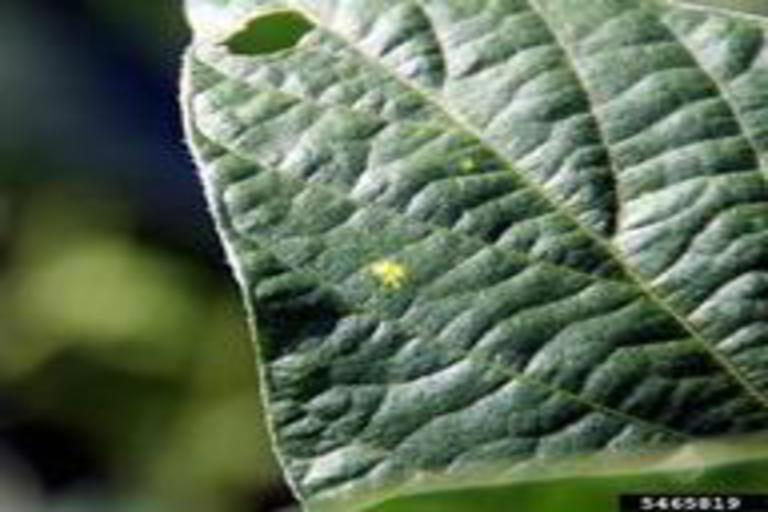
%> input picture downy mildew/downy mildew/10768x512.jpg, 768 x 512 px
$ octave img_processing.m   (GNU Octave 9; MATLAB toolbox functions it lacks are replaced by stand-ins)
%> lines starting %> are read from the running program, lines starting %| are printed output that depends on the picture; in (x1, y1, x2, y2) boxes, pixels count from 0 and x2, y2 are one past the last pixel; in counts of white or black regions, pixels touching at a corner belong together; the program's own positions count from 1
[filename, pathname] = uigetfile({'*.*';'*.bmp';'*.jpg';'*.gif'}, 'Pick a Leaf Image File');
%> the answer given: 10768x512.jpg
I = imread([pathname,filename]);
%> I is the input picture: size 512x768x3 uint8; mean R, G, B 90.7, 107.2, 84.4
I = imresize(I,[256,256]);
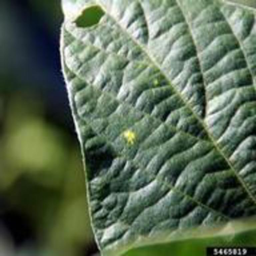
%> I: size 256x256x3 uint8; mean R, G, B 90.7, 107.2, 84.4
%figure, imshow(I); title('Query Leaf Image');

% Enhance Contrast
I = imadjust(I,stretchlim(I));
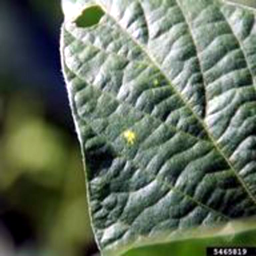
%> I: size 256x256x3 uint8; mean R, G, B 98.6, 110.6, 92.8
figure, imshow(I);title('Contrast Enhanced');

% Otsu Segmentation
I_Otsu = im2bw(I,graythresh(I));
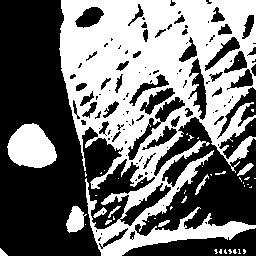
%> I_Otsu: size 256x256 logical; 44.9% white; 47 white regions (36 under 20 px), largest, box (x1, y1, x2, y2) and area: (59, 0, 256, 256) 26881, (7, 123, 57, 168) 1611, (66, 206, 87, 233) 355
% Conversion to HIS
%> (the run ends here)

$ run again, on downy mildew/downy mildew/12768x512.jpg
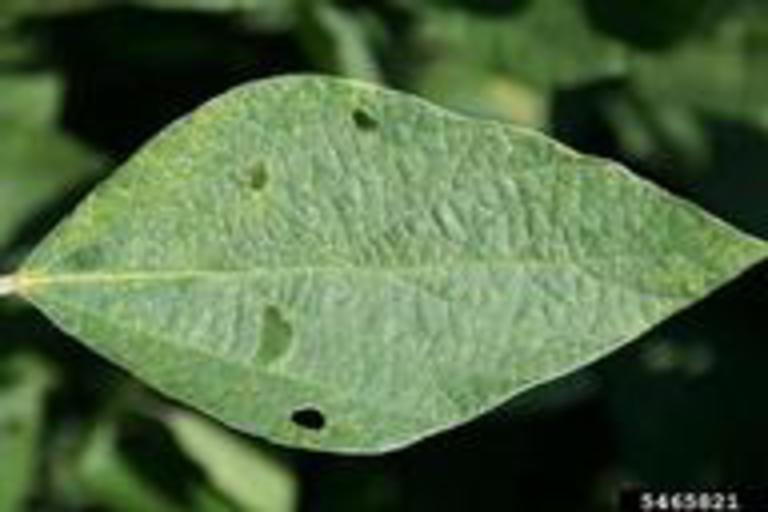
%> input picture downy mildew/downy mildew/12768x512.jpg, 768 x 512 px
%> I is the input picture: size 512x768x3 uint8; mean R, G, B 80.2, 104.5, 66.9
%> `I = imadjust(I,stretchlim(I));`:
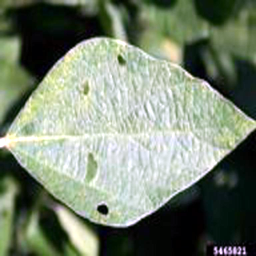
%> I: size 256x256x3 uint8; mean R, G, B 120.8, 132.1, 113.7
%> `I_Otsu = im2bw(I,graythresh(I));`:
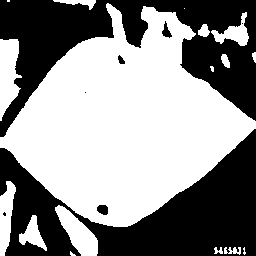
%> I_Otsu: size 256x256 logical; 55.9% white; 8 black regions (3 under 20 px), largest, box (x1, y1, x2, y2) and area: (0, 129, 256, 256) 14538, (0, 0, 256, 137) 14161, (97, 205, 108, 215) 90, (162, 21, 172, 38) 81, (118, 55, 125, 64) 40

$ run again, on downy mildew/downy mildew/14768x512.jpg
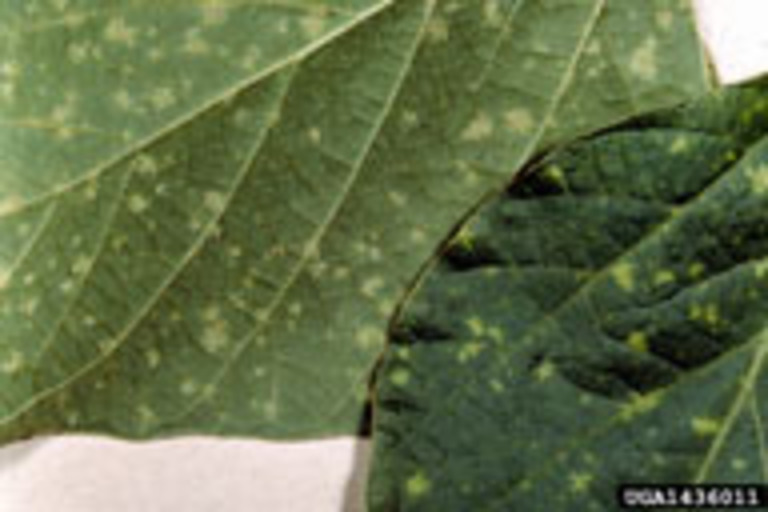
%> input picture downy mildew/downy mildew/14768x512.jpg, 768 x 512 px
%> I is the input picture: size 512x768x3 uint8; mean R, G, B 98.9, 112.5, 73.9
%> `I = imresize(I,[256,256]);`:
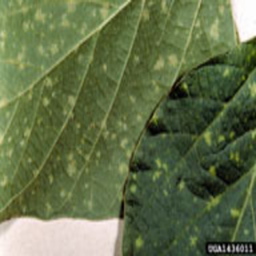
%> I: size 256x256x3 uint8; mean R, G, B 98.9, 112.5, 73.9
%> `I_Otsu = im2bw(I,graythresh(I));`:
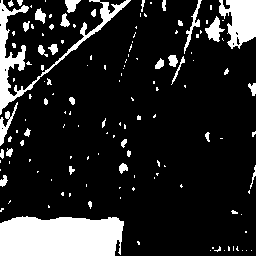
%> I_Otsu: size 256x256 logical; 16% white; 139 white regions (100 under 20 px), largest, box (x1, y1, x2, y2) and area: (0, 216, 124, 256) 4521, (0, 0, 131, 115) 1953, (219, 0, 256, 49) 1235

$ run again, on downy mildew/downy mildew/15768x512.jpg
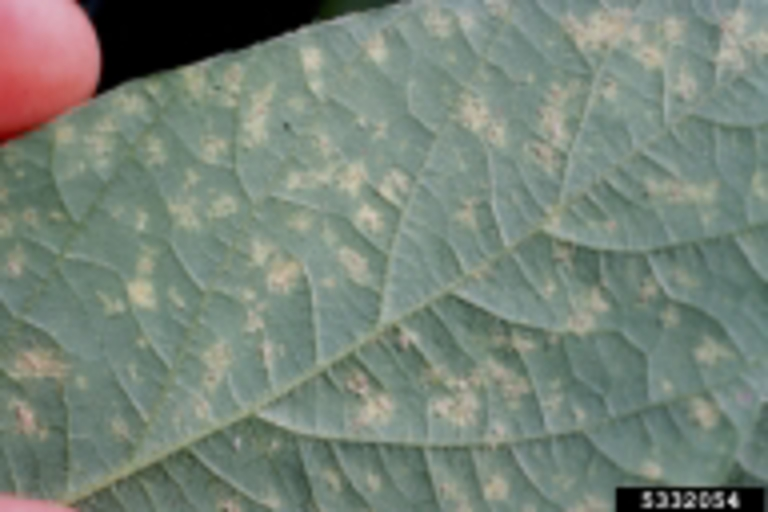
%> input picture downy mildew/downy mildew/15768x512.jpg, 768 x 512 px
%> I is the input picture: size 512x768x3 uint8; mean R, G, B 118.9, 131.8, 120.4
%> `I = imadjust(I,stretchlim(I));`:
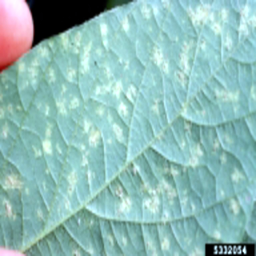
%> I: size 256x256x3 uint8; mean R, G, B 143, 188.7, 184.8
%> `I_Otsu = im2bw(I,graythresh(I));`:
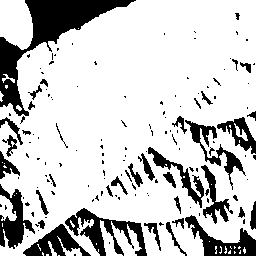
%> I_Otsu: size 256x256 logical; 79.3% white; 145 black regions (105 under 20 px), largest, box (x1, y1, x2, y2) and area: (0, 0, 136, 116) 3855, (65, 208, 147, 256) 1443, (185, 215, 256, 256) 1073
